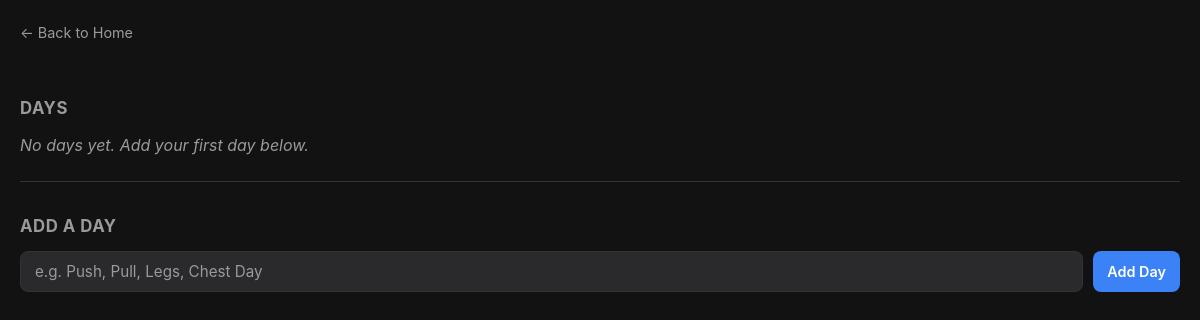
Before: /split/6 with the older database file.
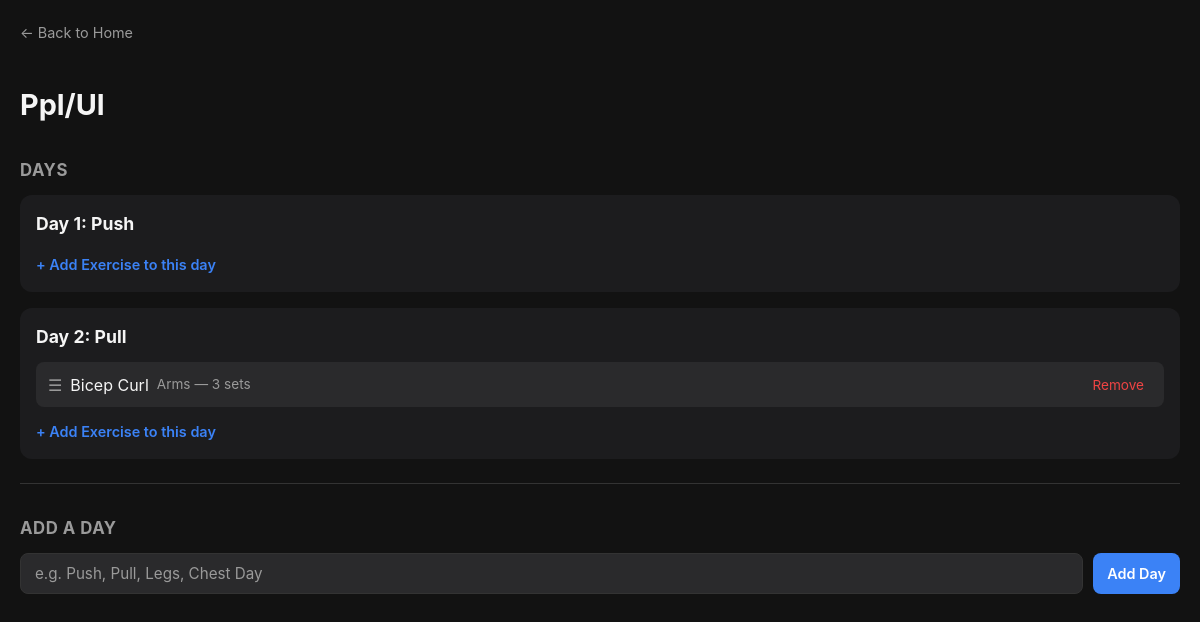
After: the same page with the newer database file.
### tables this page shows
CREATE TABLE workout_splits (
            id INTEGER PRIMARY KEY AUTOINCREMENT,
            name TEXT NOT NULL
        );

CREATE TABLE split_days (
            id INTEGER PRIMARY KEY AUTOINCREMENT,
            split_id INTEGER NOT NULL,
            day_name TEXT NOT NULL,
            day_order INTEGER NOT NULL,
            FOREIGN KEY (split_id) REFERENCES workout_splits(id)
        );

CREATE TABLE split_exercises (
            id INTEGER PRIMARY KEY AUTOINCREMENT,
            split_day_id INTEGER NOT NULL,
            exercise_id INTEGER NOT NULL,
            sets_count INTEGER NOT NULL DEFAULT 3, exercise_order INTEGER NOT NULL DEFAULT 0,
            FOREIGN KEY (split_day_id) REFERENCES split_days(id),
            FOREIGN KEY (exercise_id) REFERENCES exercises(id)
        );

CREATE TABLE exercises (
            id INTEGER PRIMARY KEY AUTOINCREMENT,
            name TEXT NOT NULL,
            muscle_group TEXT NOT NULL
        );

### app.py (the view)
@app.route("/split/<int:split_id>")
def view_split(split_id):
    conn = get_db()
    cursor = conn.cursor()
    cursor.execute("SELECT * FROM workout_splits WHERE id = ?", (split_id,))
    split = cursor.fetchone()
    cursor.execute(
        "SELECT * FROM split_days WHERE split_id = ? ORDER BY day_order",
        (split_id,)
    )
    days = cursor.fetchall()
    days_with_exercises = []
    for day in days:
        cursor.execute("""
            SELECT exercises.*, split_exercises.sets_count,
                   split_exercises.id as split_exercise_id
            FROM exercises
            JOIN split_exercises ON exercises.id = split_exercises.exercise_id
            WHERE split_exercises.split_day_id = ?
            ORDER BY split_exercises.exercise_order
        """, (day["id"],))
        day_exercises = cursor.fetchall()
        days_with_exercises.append({
            "id": day["id"],
            "day_name": day["day_name"],
            "day_order": day["day_order"],
            "exercises": day_exercises
        })
    conn.close()
    return render_template("view_split.html", split=split, days=days_with_exercises)

### app.py (called while the page is built)
def get_db():
    conn = sqlite3.connect(DB_PATH)
    conn.row_factory = sqlite3.Row
    return conn

### templates/view_split.html (shortened to what this page needs)
<!DOCTYPE html>
<html lang="en">
<head>
    <link rel="stylesheet" href="{{ url_for('static', filename='style.css') }}">
</head>
<body>
    <a class="back-link" href="/">← Back to Home</a>
    <h1>{{ split.name }}</h1>
    <h2>Days</h2>
    {% if days %}
        {% for day in days %}
            <div class="day-card">
                <h3>Day {{ day.day_order }}: {{ day.day_name }}</h3>
                <ul class="exercise-list sortable-list" data-split-id="{{ split.id }}">
                    {% for exercise in day.exercises %}
                        <li class="exercise-item" data-split-exercise-id="{{ exercise.split_exercise_id }}">
                            <div class="exercise-info">
                                <span class="drag-handle">☰</span>
                                <span>{{ exercise.name }}</span>
                                <span class="exercise-meta">{{ exercise.muscle_group }} — {{ exercise.sets_count }} sets</span>
                            </div>
                            <form action="/split/{{ split.id }}/remove-exercise/{{ day.id }}/{{ exercise.split_exercise_id }}" method="POST">
                                <button type="submit" class="btn-remove">Remove</button>
                            </form>
                        </li>
                    {% endfor %}
                </ul>
                <a class="add-exercise-link" href="/split/{{ split.id }}/add-day-exercise/{{ day.id }}">+ Add Exercise to this day</a>
            </div>
        {% endfor %}
    {% else %}
        <p class="empty-state">No days yet. Add your first day below.</p>
    {% endif %}
    <hr>
    <h2>Add a Day</h2>
    <form action="/split/{{ split.id }}/add-day" method="POST" class="form-row">
        <input type="text" name="day_name" class="text-input" placeholder="e.g. Push, Pull, Legs, Chest Day" required>
        <button type="submit" class="btn btn-primary">Add Day</button>
    </form>
</body>
</html>

### static/style.css (style rules this page uses)
:root { --bg-primary: #121212; --bg-secondary: #1c1c1e; --bg-tertiary: #2a2a2c; --text-primary: #f5f5f5; --text-secondary: #9a9a9a; --border-color: #333333; --accent: #3b82f6; --danger: #ef4444; --danger-hover: #dc2626; --radius: 12px; }
* { box-sizing: border-box; }
body { background-color: var(--bg-primary); color: var(--text-primary); font-family: -apple-system, BlinkMacSystemFont, "Segoe UI", Roboto, sans-serif; margin: 0; padding: 20px; line-height: 1.5; }
h1 { font-size: 1.8em; font-weight: 700; margin-bottom: 4px; }
h2 { font-size: 1.05em; color: var(--text-secondary); text-transform: uppercase; letter-spacing: 0.5px; margin-top: 32px; margin-bottom: 12px; }
h3 { font-size: 1.1em; margin: 0; }
hr { border: none; border-top: 1px solid var(--border-color); margin: 24px 0; }
a { color: var(--accent); text-decoration: none; }
.btn { display: inline-block; padding: 8px 14px; border-radius: 8px; border: none; font-size: 0.9em; font-weight: 600; cursor: pointer; text-decoration: none; font-family: inherit; }
.btn-primary { background: var(--accent); color: #fff; }
.back-link { display: inline-flex; align-items: center; gap: 6px; color: var(--text-secondary); font-size: 0.9em; margin-bottom: 20px; }
.form-row { display: flex; gap: 10px; margin-top: 12px; flex-wrap: wrap; }
.text-input { background: var(--bg-tertiary); border: 1px solid var(--border-color); color: var(--text-primary); padding: 10px 14px; border-radius: 8px; font-size: 0.95em; font-family: inherit; flex: 1; min-width: 200px; }
.text-input::placeholder { color: var(--text-secondary); }
.day-card { background: var(--bg-secondary); border-radius: var(--radius); padding: 16px; margin-bottom: 16px; }
.day-card h3 { margin-bottom: 12px; }
.exercise-list { list-style: none; padding: 0; margin: 0 0 10px; }
.exercise-item { display: flex; align-items: center; justify-content: space-between; gap: 10px; background: var(--bg-tertiary); border-radius: 8px; padding: 10px 12px; margin-bottom: 6px; cursor: grab; }
.exercise-info { display: flex; align-items: center; gap: 8px; }
.drag-handle { color: var(--text-secondary); }
.exercise-meta { color: var(--text-secondary); font-size: 0.85em; }
.btn-remove { background: transparent; border: none; color: var(--danger); cursor: pointer; font-size: 0.85em; font-family: inherit; padding: 4px 8px; }
.add-exercise-link { display: inline-block; margin-top: 4px; font-size: 0.9em; color: var(--accent); font-weight: 600; }

Changed rows visible on the page:
added workout_splits: name "Ppl/Ul"
added split_days: day_order "1", day_name "Push"
added split_days: day_order "2", day_name "Pull"
added split_exercises: name "Bicep Curl", muscle_group "Arms", sets_count "3"
Other visible differences:
text no longer shown: "No days yet. Add your first day below."
